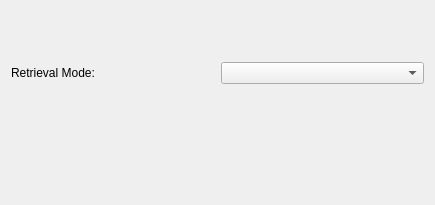
<?xml version="1.0" encoding="UTF-8"?>
<ui version="4.0">
 <class>LightRAGSettingsDialog</class>
 <widget class="QDialog" name="LightRAGSettingsDialog">
  <property name="geometry">
   <rect>
    <x>0</x>
    <y>0</y>
    <width>435</width>
    <height>205</height>
   </rect>
  </property>
  <property name="windowTitle">
   <string>Form</string>
  </property>
  <layout class="QVBoxLayout" name="mainLayout">
   <item>
    <layout class="QHBoxLayout" name="mode_layout">
     <item>
      <widget class="QLabel" name="label_mode">
       <property name="text">
        <string>Retrieval Mode:</string>
       </property>
      </widget>
     </item>
     <item>
      <widget class="QComboBox" name="mode_combo"/>
     </item>
    </layout>
   </item>
   <item>
    <widget class="QDialogButtonBox" name="buttons"/>
   </item>
  </layout>
 </widget>
 <resources/>
 <connections/>
</ui>
